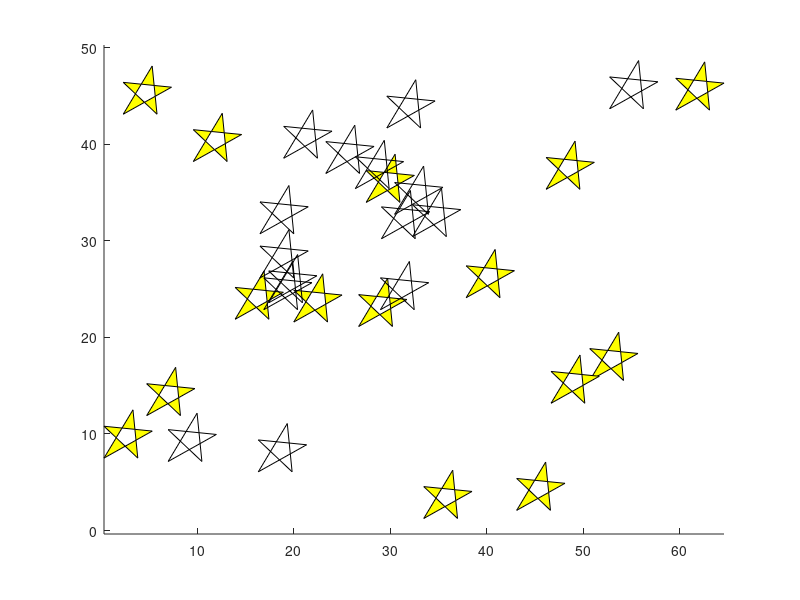

This chart was generated by the following MATLAB code:
clear all, close all;

x=[0 5 0 3.5 3 0]; y=[0 2.8 3.3 0 5 0];

for i = 1:30
    hold on
    normX = 60*rand; xK = normX + x;
    normY = 45*rand; yK = normY + y;
    if i <= 15
        fill(xK, yK, "y")
    else
        plot(xK, yK, "k")
    end
    
    
end


axis equal